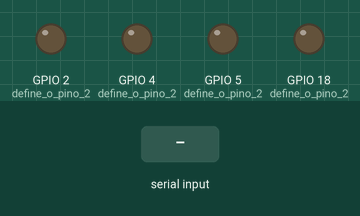
Recording of a sketch running on a simulated ESP32. Shown: output pins drawn as LEDs (lit = HIGH). Inputs (shaded band) come from the test bench. Nothing arrives over Bluetooth unless stated; what the sketch prints to the serial monitor is not drawn.

Above: at 1.2 s.
1.3 s: "F" received over the second serial link
At 2.5 s:
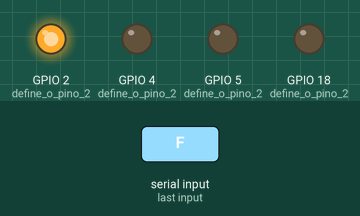
2.8 s: "B" received over the second serial link
At 3.9 s:
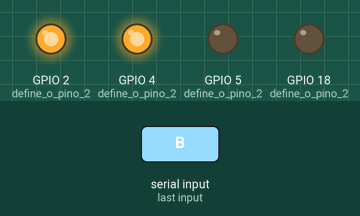
4.3 s: "f" received over the second serial link
At 5.0 s:
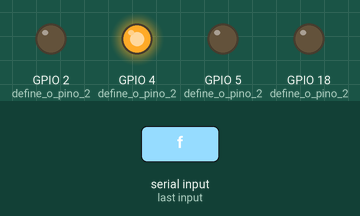
5.8 s: "L" received over the second serial link
At 6.2 s:
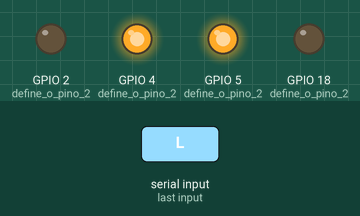
7.3 s: "b" received over the second serial link
At 8.5 s:
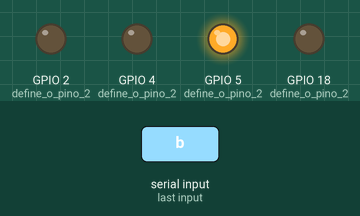
8.8 s: "R" received over the second serial link
At 9.6 s:
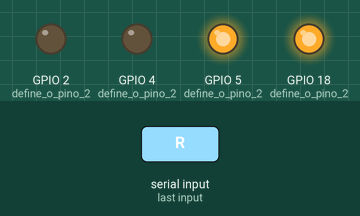
Timing chart, 0 to 11.3 s (numbered marks = the images above; inputs shaded):
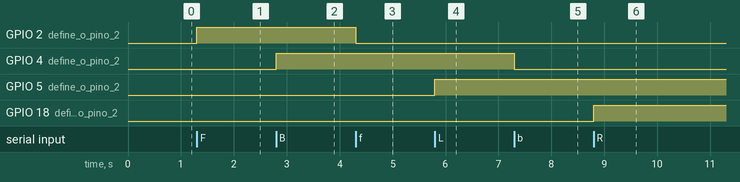

Measured:
- after the input at 1.3 s, GPIO 2 (define_o_pino_2): LOW → HIGH at once
- after the input at 2.8 s, GPIO 4 (define_o_pino_2): LOW → HIGH at once
- after the input at 4.3 s, GPIO 2 (define_o_pino_2): HIGH → LOW at once
- after the input at 5.8 s, GPIO 5 (define_o_pino_2): LOW → HIGH at once
- after the input at 7.3 s, GPIO 4 (define_o_pino_2): HIGH → LOW at once
- after the input at 8.8 s, GPIO 18 (define_o_pino_2): LOW → HIGH at once

The sketch:

2.1-ESP32_BT_SWITCHES_-_Joao_e_Otavio.ino
```cpp
//https://play.google.com/store/apps/details?id=com.giristudio.hc05.bluetooth.arduino.control (Aplicativo)

//*****************DIRETIVAS DO PRÉ-PROCESSADOR*****************************************************
//includes (arquivos de inclusão) e define (definições)
#include "BluetoothSerial.h"  //biblioteca já intalada do esp32
BluetoothSerial SerialBT;    //criação de um objeto SerialBT

//*****************DECLARAÇÕES GLOBAIS**************************************************************
//declaração de variáveis e funções (subrotinas)
char recebido = 0;            //declaração da variavel qu irá receber o valor via serial

//**********************SETUP***********************************************************************
//define condições de trabalhos dos pinos (input/output), velocidade de comunicação e outras funções
void setup()
{
  #if !defined(CONFIG_BT_ENABLED)  || !defined(CONFIG_BLUEDROID_ENABLED)
  #error Bluetooth is not enabled! Please  run `make menuconfig` to and enable it
  #endif

  Serial.begin(115200);        //velocidade da comunicação serial
  SerialBT.begin("ESP32_PCB2");//nome do Bluetooth na lista para parear
  Serial.println("O dispositivo foi inicializado! aguardando ser pareado!");//mensagem
  pinMode(2, OUTPUT);          // define o pino 2, led da placa esp32, como saida
  pinMode(4, OUTPUT);          // define o pino 2, led da placa esp32, como saida
  pinMode(5, OUTPUT);          // define o pino 2, led da placa esp32, como saida
  pinMode(18, OUTPUT);          // define o pino 2, led da placa esp32, como saida

}

//*********************PROGRAMA PRINCIPAL**********************************************************
void loop()
{
   if (SerialBT.available() > 0)//verifica se chegou algum dado(ou caracter) via serial
     {
         recebido = SerialBT.read();//o dado(ou caracter) que chegar será armazenado na variavel recebido
         Serial.write(recebido);   //*escreve no monitor serial o valor
     }

  switch (recebido){

    case 'F':
      digitalWrite(2,HIGH);
      break;

    case 'f':
      digitalWrite(2,LOW);
      break;

    case 'B':
      digitalWrite(4,HIGH);
      break;

    case 'b':
      digitalWrite(4,LOW);
      break;

    case 'L':
      digitalWrite(5,HIGH);
      break;

    case 'l':
      digitalWrite(5,LOW);
      break;

    case 'R':
      digitalWrite(18,HIGH);
      break;

    case 'r':
      digitalWrite(18,LOW);
      break;

    default:
      digitalWrite(2,LOW);
      digitalWrite(4,LOW);
      digitalWrite(5,LOW);
      digitalWrite(18,LOW);
  }


}

//**********************DEFINIÇÕES DAS FUNÇÕES*******************************************************
//subrotinas da programação
```
